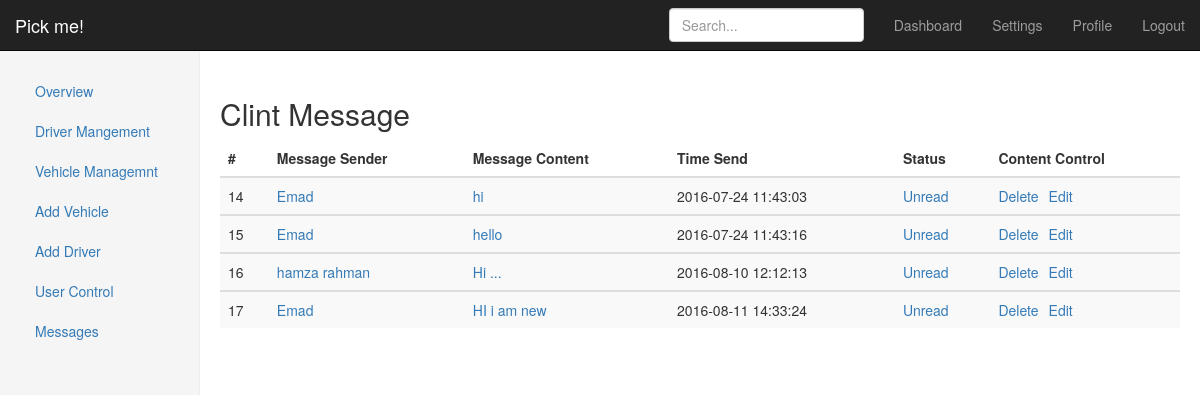
/admin/message.php (signed in), run on the app's committed database.
### tables this page shows
CREATE TABLE `message` (
  `msg_id` int(11) NOT NULL,
  `client_id` int(11) NOT NULL,
  `message` varchar(255) NOT NULL,
  `status` varchar(255) NOT NULL,
  `time` datetime NOT NULL
);

CREATE TABLE `users` (
  `client_id` int(11) NOT NULL,
  `fname` varchar(255) NOT NULL,
  `email` varchar(255) NOT NULL,
  `id_no` int(11) NOT NULL,
  `phone` int(11) NOT NULL,
  `location` varchar(255) NOT NULL,
  `gender` varchar(255) NOT NULL,
  `status` varchar(255) NOT NULL,
  `access_level` tinyint(1) NOT NULL DEFAULT '0'
);

### admin/message.php (the view, shortened to what this page needs)
<!DOCTYPE html>
<html lang="en">
  <head>
    <link href="../css/bootstrap.css" rel="stylesheet">
    <link href="../css/style2.css" rel="stylesheet">
  </head>
  <body>
  <?php include 'menu.php'; ?>
    <div class="container-fluid">
      <div class="row">
        <?php include 'menu.php'; ?>
        <div class="col-sm-9 col-sm-offset-3 col-md-10 col-md-offset-2 main">
          <h2 class="sub-header up">Clint Message </h2>
          <div class="table-responsive">
            <table class="table table-striped">
              <thead>
                <tr>
                   <th>#</th>
                    <th>Message Sender</th>
                    <th>Message Content</th>
                    <th>Time Send</th>
                    <th>Status</th>
                    <th>Content Control</th>
                </tr>
              </thead>
                <?php
                    include '../includes/config.php';
                    $select = "SELECT m.msg_id, m.client_id, m.message, m.status, m.time, u.fname FROM message m, users u WHERE m.client_id=u.client_id  ";
                    $result = $conn->query($select);
                    while ($row = $result->fetch_assoc()) {
               ?>
              <tbody>
             <tr>
                    <td><?php echo $row['msg_id'] ?></td>
                    <td><a href="#"><?php echo $row['fname'] ?></a></td>
                    <td><a href="#"><?php echo $row['message'] ?></a></td>
                    <td><?php echo $row['time'] ?></td>
                    <td><a href="#"><?php echo $row['status'] ?></a></td>
                    <td><a href="javascript:sureToApprove(<?php echo $row['msg_id']; ?>)" class="space">Delete</a><a href="#" class="space">Edit</a></td>
             </tr>
              </tbody>
                    <?php
                                    }
                    ?>
            </table>
          </div>
        </div>
      </div>
    </div>
  </body>
</html>

### css/style2.css (style rules this page uses)
* { box-sizing: border-box; }
body { font-family: "Helvetica Neue",Helvetica,Arial,sans-serif; font-size: 14px; line-height: 1.42857143; color: #333; background-color: #fff; }
.space { margin-right: 10px; }
.up { margin-top: 8%; }
.main { padding: 20px; }

### data on the page
message: msg_id "14", client.fname "Emad", message "hi", time "2016-07-24 11:43:03", status "Unread"
message: msg_id "15", client.fname "Emad", message "hello", time "2016-07-24 11:43:16", status "Unread"
message: msg_id "16", client.fname "hamza rahman", message "Hi ...", time "2016-08-10 12:12:13", status "Unread"
message: msg_id "17", client.fname "Emad", message "HI i am new", time "2016-08-11 14:33:24", status "Unread"
